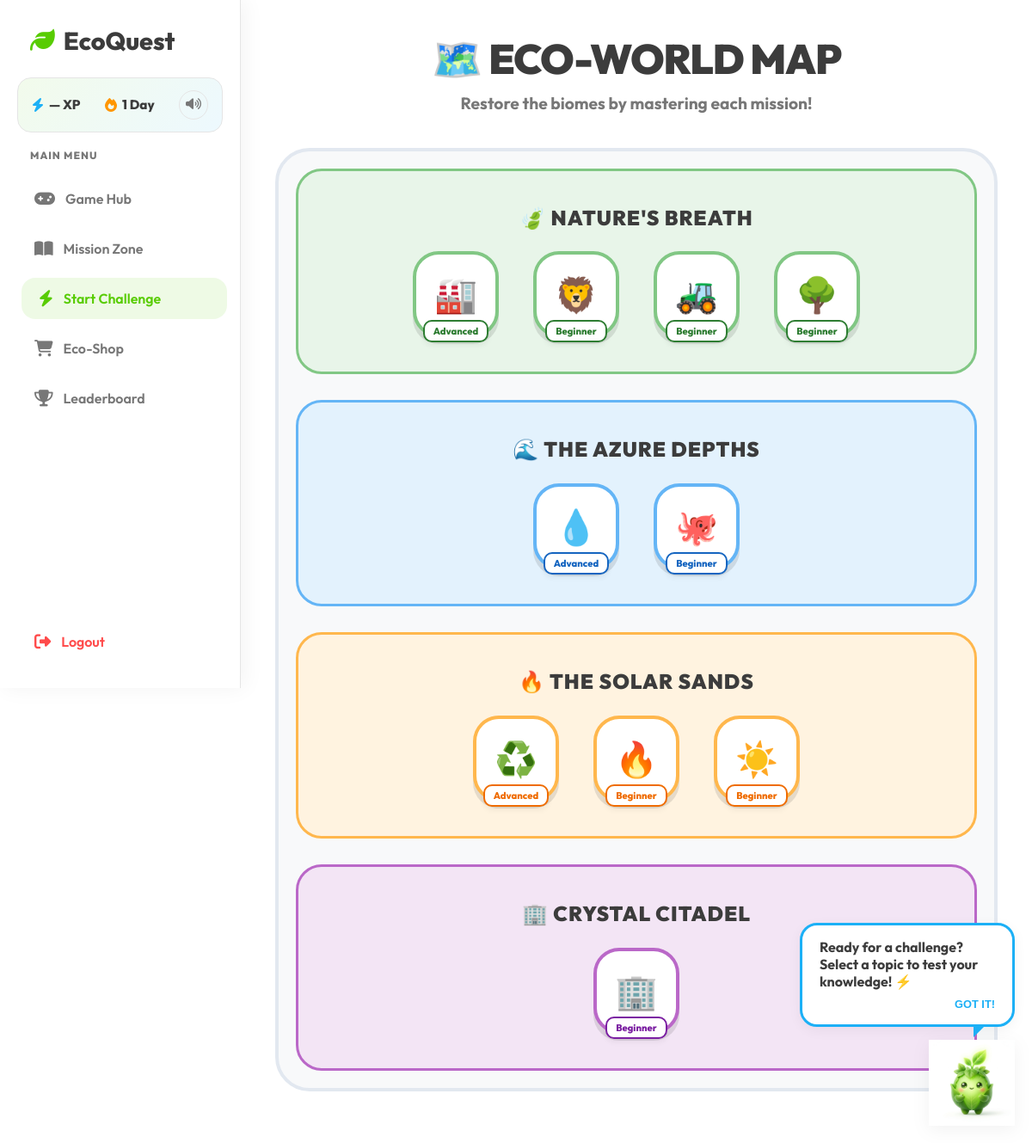
Screenshot of /topics (signed in) with the database file from the repository.
### tables this page shows
CREATE TABLE user_progress (
    user_id INTEGER,
    topic_id INTEGER,
    level_name TEXT,
    PRIMARY KEY (user_id, topic_id),
    FOREIGN KEY (user_id) REFERENCES users(user_id),
    FOREIGN KEY (topic_id) REFERENCES topics(topic_id)
);

CREATE TABLE topics (
    topic_id INTEGER PRIMARY KEY AUTOINCREMENT,
    topic_name TEXT NOT NULL,
    content TEXT
, icon TEXT, description TEXT);

### app.py (the view)
@app.route("/topics")
def topics():
    check = require_login()
    if check:
        return check
    user_id = session["user_id"]
    conn = get_connection()
    cursor = conn.cursor()
    cursor.execute("SELECT topic_id, topic_name, icon, description FROM topics")
    rows = cursor.fetchall()
    conn.close()
    topics_data = []
    for row in rows:
        topics_data.append({
            "id": row[0],
            "name": row[1],
            "icon": row[2],
            "desc": row[3],
            "difficulty": get_user_level(user_id, row[0])
        })
    return render_template("topics.html", topics=topics_data)

### app.py (called while the page is built)
def get_connection():
    return sqlite3.connect("database.db")

def require_login():
    if "user_id" not in session:
        return redirect("/")

def get_user_level(user_id, topic_id):
    conn = get_connection()
    cursor = conn.cursor()
    cursor.execute("""
        SELECT level_name FROM user_progress
        WHERE user_id=? AND topic_id=?
    """, (user_id, topic_id))
    row = cursor.fetchone()
    conn.close()
    if row:
        return row[0]
    else:
        return "Beginner"

### templates/topics.html (shortened to what this page needs)
{% extends "base.html" %}
{% block content %}
<div class="animate-fade-in" style="width: 100%; max-width: 1200px; margin: 0 auto; text-align: center;">
    <div style="margin-bottom: 40px; padding: 0 20px;">
        <h1 style="font-size: 3rem; margin-bottom: 10px; color: var(--text-main); font-weight: 900; text-transform: uppercase; letter-spacing: -1px;">
            🗺️ Eco-World Map
        </h1>
        <p class="text-muted" style="font-size: 1.2rem; font-weight: 700;">
            Restore the biomes by mastering each mission!
        </p>
    </div>
    <div class="world-map">
        <div class="biome-section nature-biome">
            <h3 class="biome-label">🍃 Nature's Breath</h3>
            <div class="biome-grid">
                {% for t in topics if t.id in [1, 9, 5, 7] %}
                <a href="{{ url_for('quiz', topic_id=t.id) }}" class="map-node node-nature" title="{{ t.name }}">
                    <span class="node-icon">{{ t.icon }}</span>
                    <div class="node-status">{{ t.difficulty }}</div>
                </a>
                {% endfor %}
            </div>
        </div>
        <div class="biome-section water-biome">
            <h3 class="biome-label">🌊 The Azure Depths</h3>
            <div class="biome-grid">
                {% for t in topics if t.id in [4, 8] %}
                <a href="{{ url_for('quiz', topic_id=t.id) }}" class="map-node node-water" title="{{ t.name }}">
                    <span class="node-icon">{{ t.icon }}</span>
                    <div class="node-status">{{ t.difficulty }}</div>
                </a>
                {% endfor %}
            </div>
        </div>
        <div class="biome-section fire-biome">
            <h3 class="biome-label">🔥 The Solar Sands</h3>
            <div class="biome-grid">
                {% for t in topics if t.id in [3, 6, 2] %}
                <a href="{{ url_for('quiz', topic_id=t.id) }}" class="map-node node-fire" title="{{ t.name }}">
                    <span class="node-icon">{{ t.icon }}</span>
                    <div class="node-status">{{ t.difficulty }}</div>
                </a>
                {% endfor %}
            </div>
        </div>
        <div class="biome-section city-biome">
            <h3 class="biome-label">🏢 Crystal Citadel</h3>
            <div class="biome-grid">
                {% for t in topics if t.id == 10 %}
                <a href="{{ url_for('quiz', topic_id=t.id) }}" class="map-node node-city" title="{{ t.name }}">
                    <span class="node-icon">{{ t.icon }}</span>
                    <div class="node-status">{{ t.difficulty }}</div>
                </a>
                {% endfor %}
            </div>
        </div>
    </div>
</div>
{% endblock %}

### static/style.css (style rules this page uses)
:root { --primary: #58CC02; --primary-dark: #46a302; --primary-light: #89E219; --secondary: #1CB0F6; --secondary-dark: #1899d6; --accent: #FFC800; --danger: #FF4B4B; --danger-dark: #EA2B2B; --background: #FFFFFF; --bg-light: #FFFFFF; --bg-sidebar: #F7F7F7; --surface: #FFFFFF; --text-main: #3C3C3C; --text-muted: #777777; --warning: #FFC800; --warning-dark: #D3A600; --border-color: #E5E5E5; --glass-bg: rgba(255, 255, 255, 0.9); --glass-border: rgba(255, 255, 255, 0.4); --glass-shadow: 0 8px 32px 0 rgba(31, 38, 135, 0.07); --radius-lg: 20px; --radius-md: 16px; --radius-sm: 12px; --transition: all 0.2s ease-in-out; --font-main: 'Nunito', sans-serif; --shadow: 0 4px 15px rgba(0,0,0,0.05); --coin-gold: #FFD700; --streak-fire: #FF4500; }
* { box-sizing: border-box; margin: 0; padding: 0; }
body { font-family: 'Outfit', 'Nunito', sans-serif; background-color: var(--background); color: var(--text-main); min-height: 100vh; display: flex; overflow-x: hidden; }
h1, h2, h3, h4, h5, h6 { font-weight: 800; color: var(--text-main); line-height: 1.2; }
.text-muted { color: var(--text-muted); }
.animate-fade-in { animation: fadeIn 0.6s cubic-bezier(0.4, 0, 0.2, 1) forwards; }

### templates/topics.html (style rules this page uses)
.world-map { display: flex; flex-direction: column; gap: 30px; padding: 20px; background: #f8f9fa; border-radius: 40px; border: 4px solid #e2e8f0; }
.biome-section { padding: 40px; border-radius: 30px; position: relative; overflow: hidden; }
.biome-label { font-size: 1.5rem; font-weight: 900; margin-bottom: 25px; text-transform: uppercase; letter-spacing: 1px; }
.biome-grid { display: flex; justify-content: center; gap: 40px; flex-wrap: wrap; }
.nature-biome { background: #e8f5e9; border: 3px solid #81c784; color: #2e7d32; }
.water-biome { background: #e3f2fd; border: 3px solid #64b5f6; color: #1565c0; }
.fire-biome { background: #fff3e0; border: 3px solid #ffb74d; color: #ef6c00; }
.city-biome { background: #f3e5f5; border: 3px solid #ba68c8; color: #7b1fa2; }
.map-node { width: 100px; height: 100px; border-radius: 30px; display: flex; flex-direction: column; align-items: center; justify-content: center; text-decoration: none; transition: all 0.3s cubic-bezier(0.175, 0.885, 0.32, 1.275); position: relative; box-shadow: 0 8px 0 rgba(0,0,0,0.1); }
.node-icon { font-size: 2.5rem; }
.node-status { position: absolute; bottom: -10px; background: white; padding: 4px 10px; border-radius: 10px; font-size: 0.7rem; font-weight: 800; box-shadow: 0 4px 6px rgba(0,0,0,0.05); border: 2px solid currentColor; }
.node-nature { background: #fff; border: 4px solid #81c784; color: #2e7d32; }
.node-water { background: #fff; border: 4px solid #64b5f6; color: #1565c0; }
.node-fire { background: #fff; border: 4px solid #ffb74d; color: #ef6c00; }
.node-city { background: #fff; border: 4px solid #ba68c8; color: #7b1fa2; }

### rows the page displays
user_progress: difficulty "Advanced"
topics: icon "🦁", difficulty "Beginner"
topics: icon "🚜", difficulty "Beginner"
topics: icon "🌳", difficulty "Beginner"
user_progress: difficulty "Advanced"
topics: icon "🐙", difficulty "Beginner"
topics: icon "♻️"
user_progress: difficulty "Advanced"
topics: icon "🔥", difficulty "Beginner"
topics: icon "☀️", difficulty "Beginner"
topics: icon "🏢", difficulty "Beginner"

### other values shown
{{ session.get('xp', '—') }} "—"
{{ session.get('streak', 1) }} "1"
{{ t.icon }} "🏭"
{{ t.icon }} "💧"
